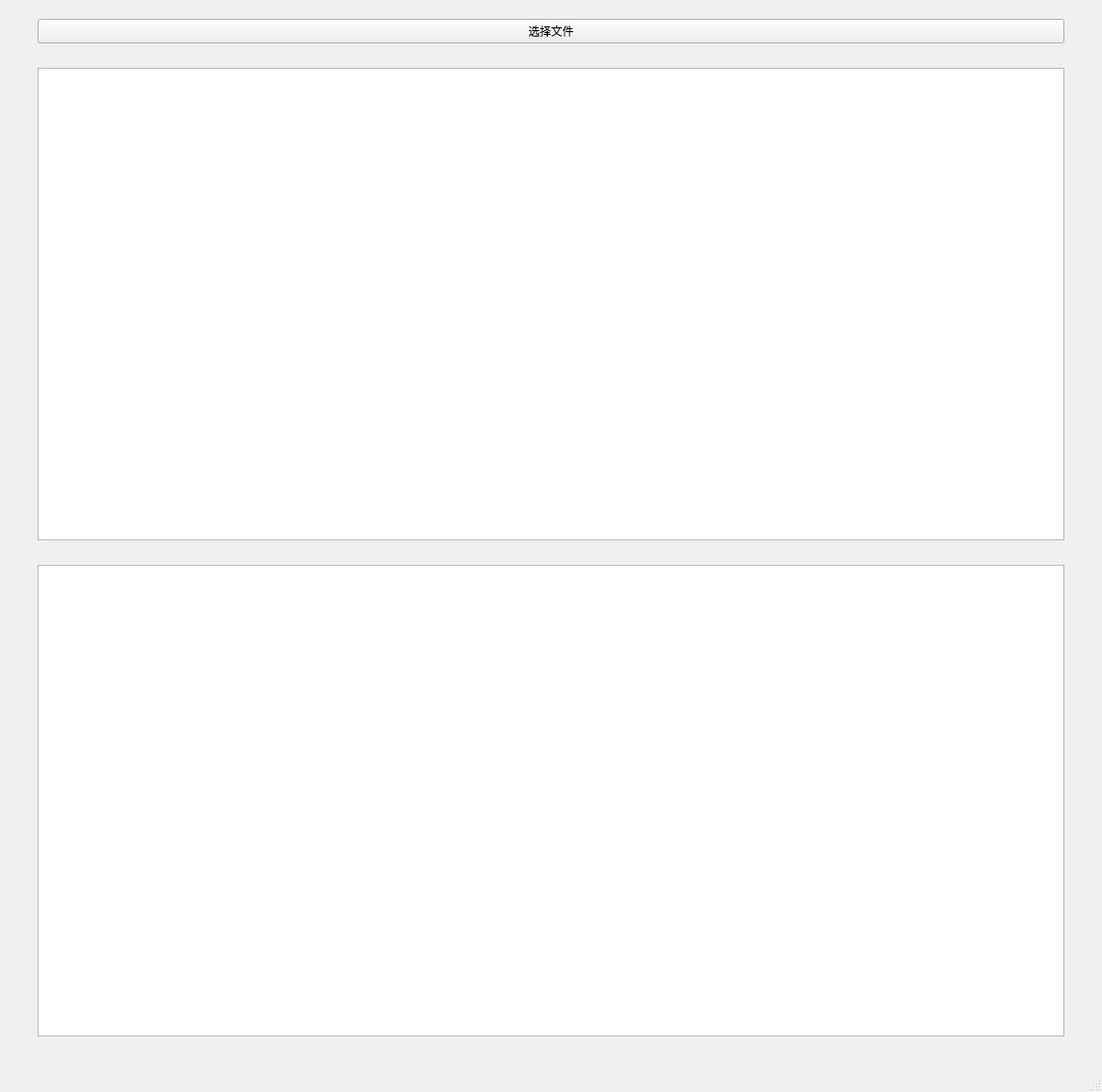
<?xml version="1.0" encoding="UTF-8"?>
<ui version="4.0">
 <class>MainWindow</class>
 <widget class="QMainWindow" name="MainWindow">
  <property name="geometry">
   <rect>
    <x>0</x>
    <y>0</y>
    <width>1171</width>
    <height>1160</height>
   </rect>
  </property>
  <property name="windowTitle">
   <string>MainWindow</string>
  </property>
  <widget class="QWidget" name="centralwidget">
   <widget class="QWidget" name="verticalLayoutWidget">
    <property name="geometry">
     <rect>
      <x>40</x>
      <y>20</y>
      <width>1091</width>
      <height>1081</height>
     </rect>
    </property>
    <layout class="QVBoxLayout" name="verticalLayout">
     <item>
      <widget class="QPushButton" name="pushButton">
       <property name="text">
        <string>选择文件</string>
       </property>
      </widget>
     </item>
     <item>
      <spacer name="horizontalSpacer">
       <property name="orientation">
        <enum>Qt::Horizontal</enum>
       </property>
       <property name="sizeHint" stdset="0">
        <size>
         <width>40</width>
         <height>20</height>
        </size>
       </property>
      </spacer>
     </item>
     <item>
      <widget class="QGraphicsView" name="graphicsView"/>
     </item>
     <item>
      <spacer name="horizontalSpacer_2">
       <property name="orientation">
        <enum>Qt::Horizontal</enum>
       </property>
       <property name="sizeHint" stdset="0">
        <size>
         <width>40</width>
         <height>20</height>
        </size>
       </property>
      </spacer>
     </item>
     <item>
      <widget class="QListWidget" name="listWidget"/>
     </item>
    </layout>
   </widget>
  </widget>
  <widget class="QMenuBar" name="menubar">
   <property name="geometry">
    <rect>
     <x>0</x>
     <y>0</y>
     <width>1171</width>
     <height>30</height>
    </rect>
   </property>
  </widget>
  <widget class="QStatusBar" name="statusbar"/>
 </widget>
 <resources/>
 <connections/>
</ui>
